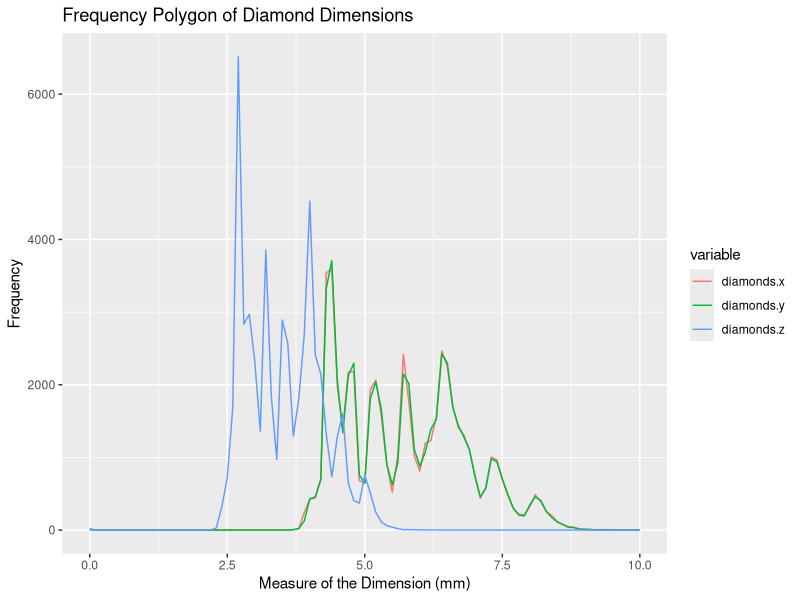
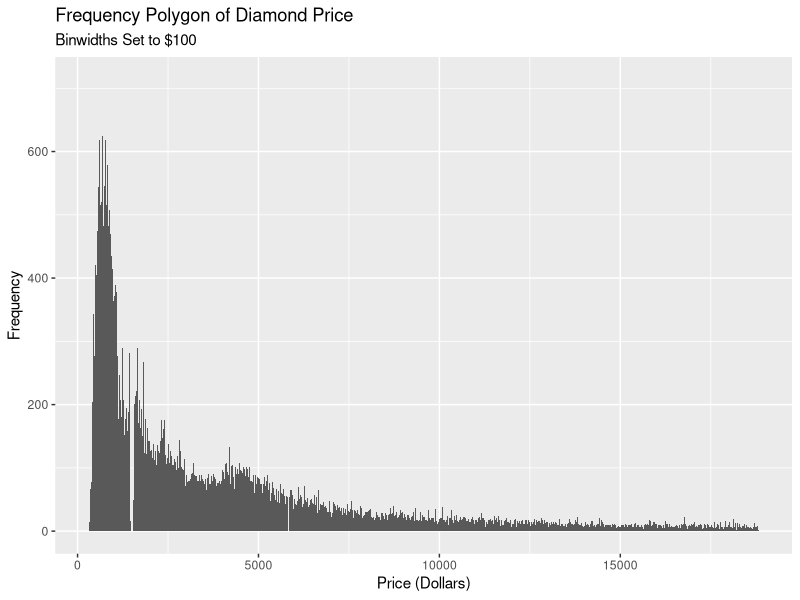
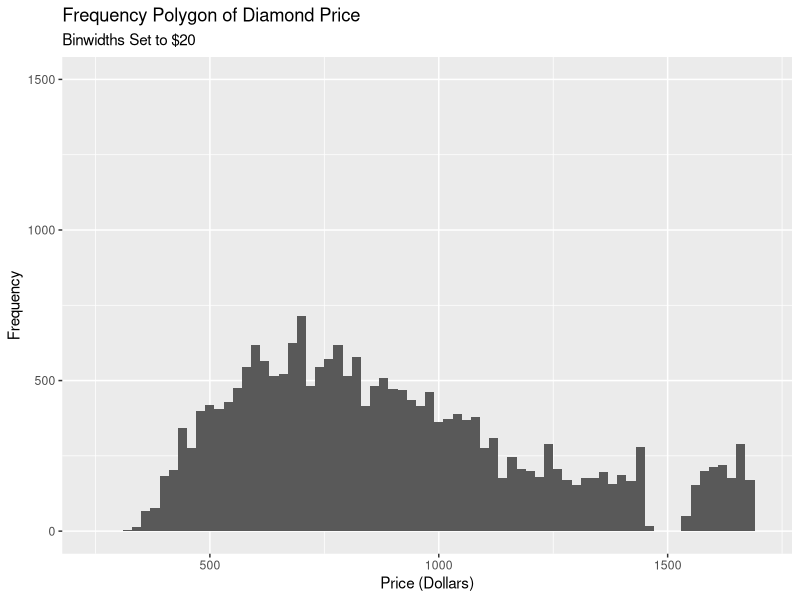
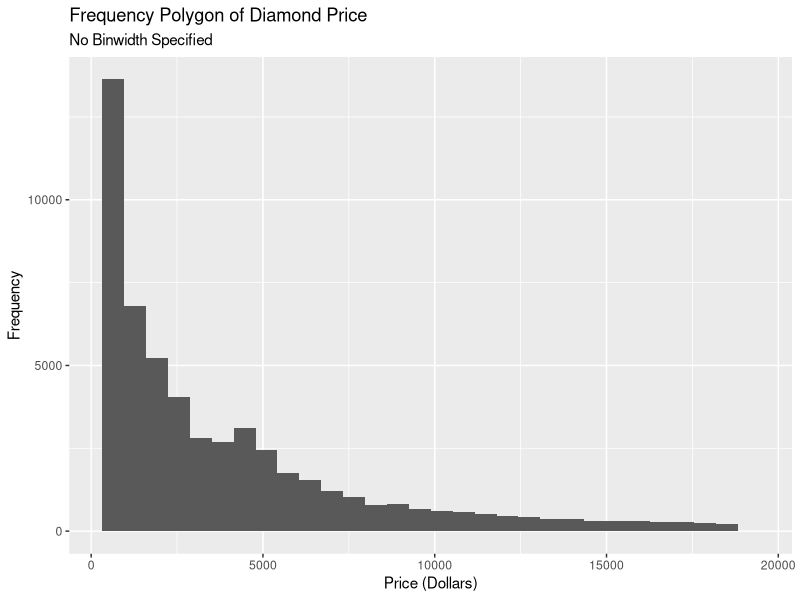
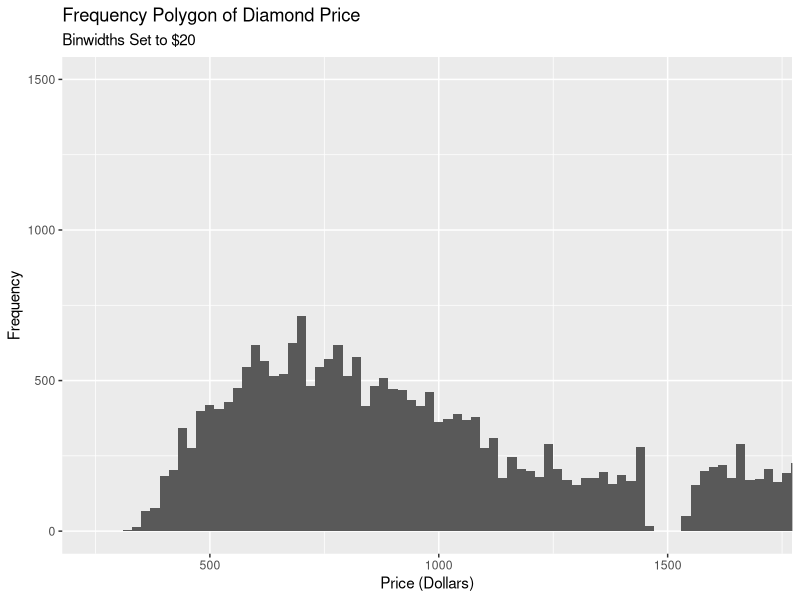
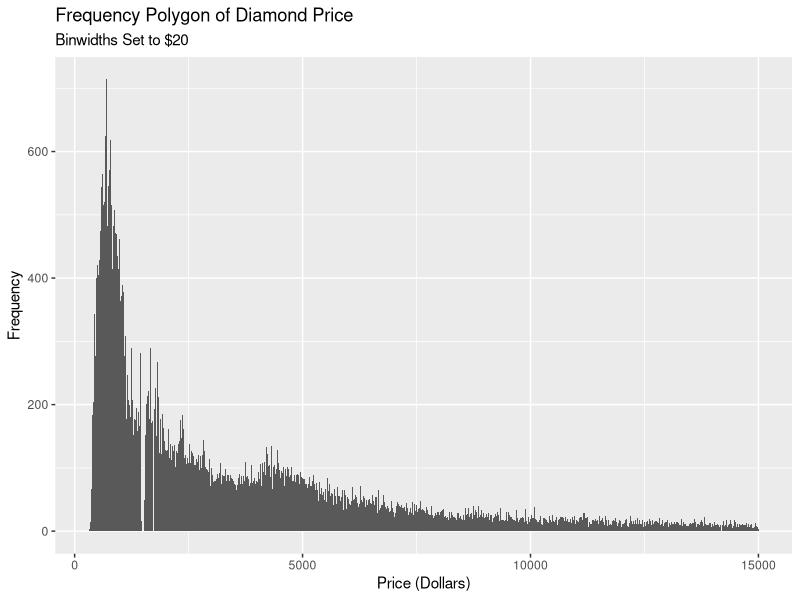
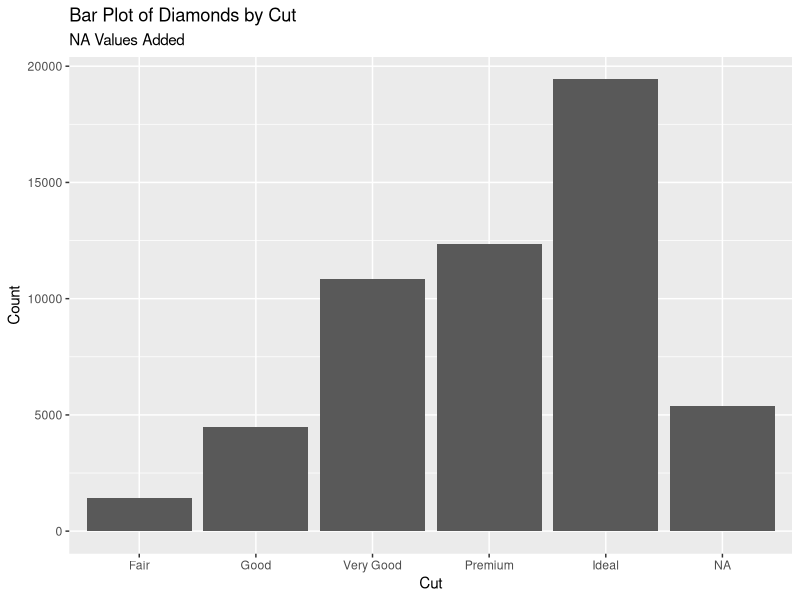

Write the R code that produced these figures, in order.
## ---- chunk 1
library(tidyverse)
library(reshape)
xyz = melt(data.frame(diamonds$x, diamonds$y, diamonds$z))
ggplot(data = xyz, aes(x = value, y = ..count.., colour = variable)) +
  geom_freqpoly(binwidth = 0.1) +
  labs(x = "Measure of the Dimension (mm)", y = "Frequency", 
       title = "Frequency Polygon of Diamond Dimensions") +
  xlim(0, 10)
## ---- chunk 2
library(tidyverse)
library(reshape)

ggplot(data = diamonds, aes(x = price, y = ..count..)) +
  geom_histogram(binwidth = 20) + # binwidth was set to 50, 100, and 200 as well
  labs(x = "Price (Dollars)", y = "Frequency", 
       title = "Frequency Polygon of Diamond Price", 
       subtitle = "Binwidths Set to $100") 
## ---- chunk 3
library(tidyverse)
library(reshape)

a <- diamonds %>% select(carat) %>% filter(carat == 0.99)
b <- diamonds %>% select(carat) %>% filter(carat == 1)
cat(c("Number of diamonds that are 0.99 carat ", nrow(a), "\n"))
cat(c("Number of diamonds that are 1 carat ", nrow(b), "\n"))
## ---- chunk 4
library(tidyverse)
library(reshape)

ggplot(data = diamonds, aes(x = price, y = ..count..)) +
  geom_histogram(binwidth = 20) +
  labs(x = "Price (Dollars)", y = "Frequency", 
       title = "Frequency Polygon of Diamond Price", 
       subtitle = "Binwidths Set to $20")+
  xlim(250, 1700) +
  ylim(0, 1500)
  
ggplot(data = diamonds, aes(x = price, y = ..count..)) +
  geom_histogram() +
  labs(x = "Price (Dollars)", y = "Frequency", 
       title = "Frequency Polygon of Diamond Price", 
       subtitle = "No Binwidth Specified") 

ggplot(data = diamonds, aes(x = price, y = ..count..)) +
  geom_histogram(binwidth = 20) +
  labs(x = "Price (Dollars)", y = "Frequency", 
       title = "Frequency Polygon of Diamond Price", 
       subtitle = "Binwidths Set to $20") +
  coord_cartesian(xlim = c(250, 1700), ylim = c(0, 1500), expand = TRUE)
## ---- chunk 5
library(tidyverse)
library(reshape)

a <- diamonds %>% mutate(price = ifelse(price > 15000, NA, price))
ggplot(data = a, aes(x = price, y = ..count..)) +
  geom_histogram(binwidth = 20) +
  labs(x = "Price (Dollars)", y = "Frequency", 
       title = "Frequency Polygon of Diamond Price", 
       subtitle = "Binwidths Set to $20")

b <- diamonds %>% 
  mutate(cut = replace(cut, seq(1, nrow(diamonds), by = 10), NA))
ggplot(data = b, aes(x = cut)) +
  geom_bar() +
  labs(x = "Cut", y = "Count", 
       title = "Bar Plot of Diamonds by Cut", 
       subtitle = "NA Values Added")
